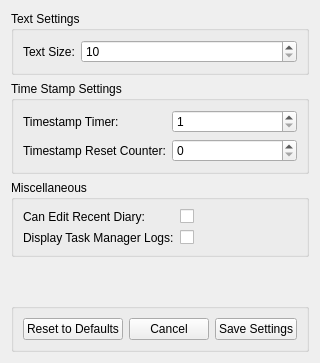
          <widget class="QWidget" name="tab_Settings_Diaries">
           <attribute name="title">
            <string>Diaries</string>
           </attribute>
           <layout class="QVBoxLayout" name="verticalLayout_12">
            <item>
             <widget class="QGroupBox" name="groupBox_5">
              <property name="title">
               <string>Text Settings</string>
              </property>
              <layout class="QFormLayout" name="formLayout_4">
               <item row="0" column="0">
                <widget class="QLabel" name="label_11">
                 <property name="text">
                  <string>Text Size:</string>
                 </property>
                </widget>
               </item>
               <item row="0" column="1">
                <widget class="QSpinBox" name="spinBox_Diary_TextSize">
                 <property name="minimum">
                  <number>10</number>
                 </property>
                 <property name="maximum">
                  <number>30</number>
                 </property>
                </widget>
               </item>
              </layout>
             </widget>
            </item>
            <item>
             <widget class="QGroupBox" name="groupBox_4">
              <property name="title">
               <string>Time Stamp Settings</string>
              </property>
              <layout class="QFormLayout" name="formLayout_3">
               <item row="0" column="0">
                <widget class="QLabel" name="label_13">
                 <property name="text">
                  <string>Timestamp Timer:</string>
                 </property>
                </widget>
               </item>
               <item row="0" column="1">
                <widget class="QSpinBox" name="spinBox_Diary_TStampTimer">
                 <property name="minimum">
                  <number>1</number>
                 </property>
                </widget>
               </item>
               <item row="1" column="0">
                <widget class="QLabel" name="label_12">
                 <property name="text">
                  <string>Timestamp Reset Counter:</string>
                 </property>
                </widget>
               </item>
               <item row="1" column="1">
                <widget class="QSpinBox" name="spinBox_Diary_TStampReset"/>
               </item>
              </layout>
             </widget>
            </item>
            <item>
             <widget class="QGroupBox" name="groupBox_Setting_Diary_Misc">
              <property name="title">
               <string>Miscellaneous</string>
              </property>
              <layout class="QFormLayout" name="formLayout_5">
               <item row="0" column="0">
                <widget class="QLabel" name="label_14">
                 <property name="text">
                  <string>Can Edit Recent Diary:</string>
                 </property>
                </widget>
               </item>
               <item row="0" column="1">
                <widget class="QCheckBox" name="checkBox_Diary_CanEditRecent">
                 <property name="text">
                  <string/>
                 </property>
                </widget>
               </item>
               <item row="1" column="0">
                <widget class="QLabel" name="label_Settings_DTLogs">
                 <property name="text">
                  <string>Display Task Manager Logs:</string>
                 </property>
                </widget>
               </item>
               <item row="1" column="1">
                <widget class="QCheckBox" name="checkBox_Diary_TManLogs">
                 <property name="text">
                  <string/>
                 </property>
                </widget>
               </item>
              </layout>
             </widget>
            </item>
            <item>
             <spacer name="verticalSpacer_5">
              <property name="orientation">
               <enum>Qt::Vertical</enum>
              </property>
              <property name="sizeHint" stdset="0">
               <size>
                <width>20</width>
                <height>40</height>
               </size>
              </property>
             </spacer>
            </item>
            <item>
             <widget class="QGroupBox" name="groupBox_7">
              <property name="title">
               <string/>
              </property>
              <layout class="QHBoxLayout" name="horizontalLayout_10">
               <item>
                <widget class="QPushButton" name="pushButton_Diary_RDefault">
                 <property name="text">
                  <string>Reset to Defaults</string>
                 </property>
                </widget>
               </item>
               <item>
                <widget class="QPushButton" name="pushButton_Diary_Cancel">
                 <property name="text">
                  <string>Cancel</string>
                 </property>
                </widget>
               </item>
               <item>
                <widget class="QPushButton" name="pushButton_Diary_Save">
                 <property name="text">
                  <string>Save Settings</string>
                 </property>
                </widget>
               </item>
              </layout>
             </widget>
            </item>
           </layout>
          </widget>
